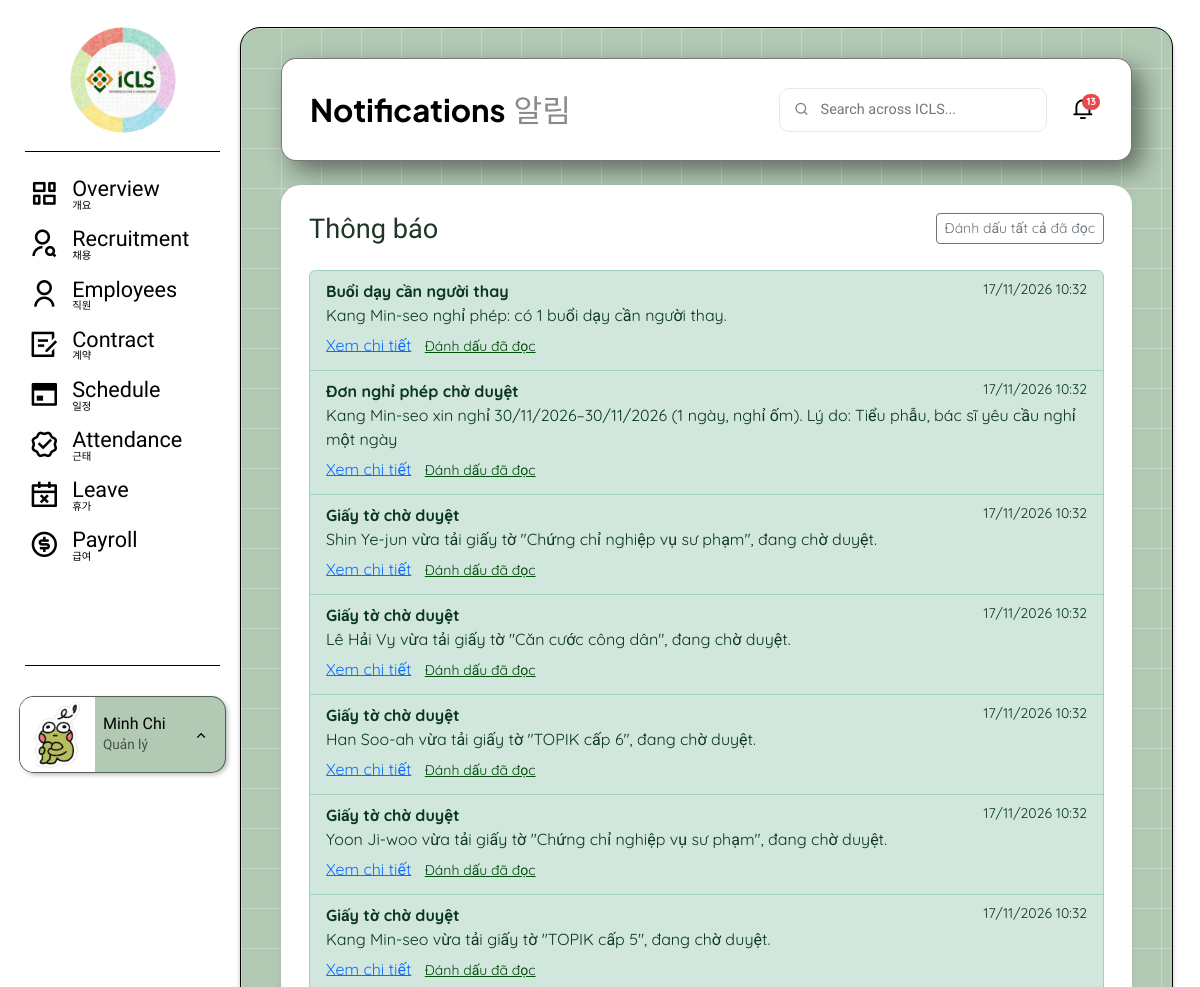
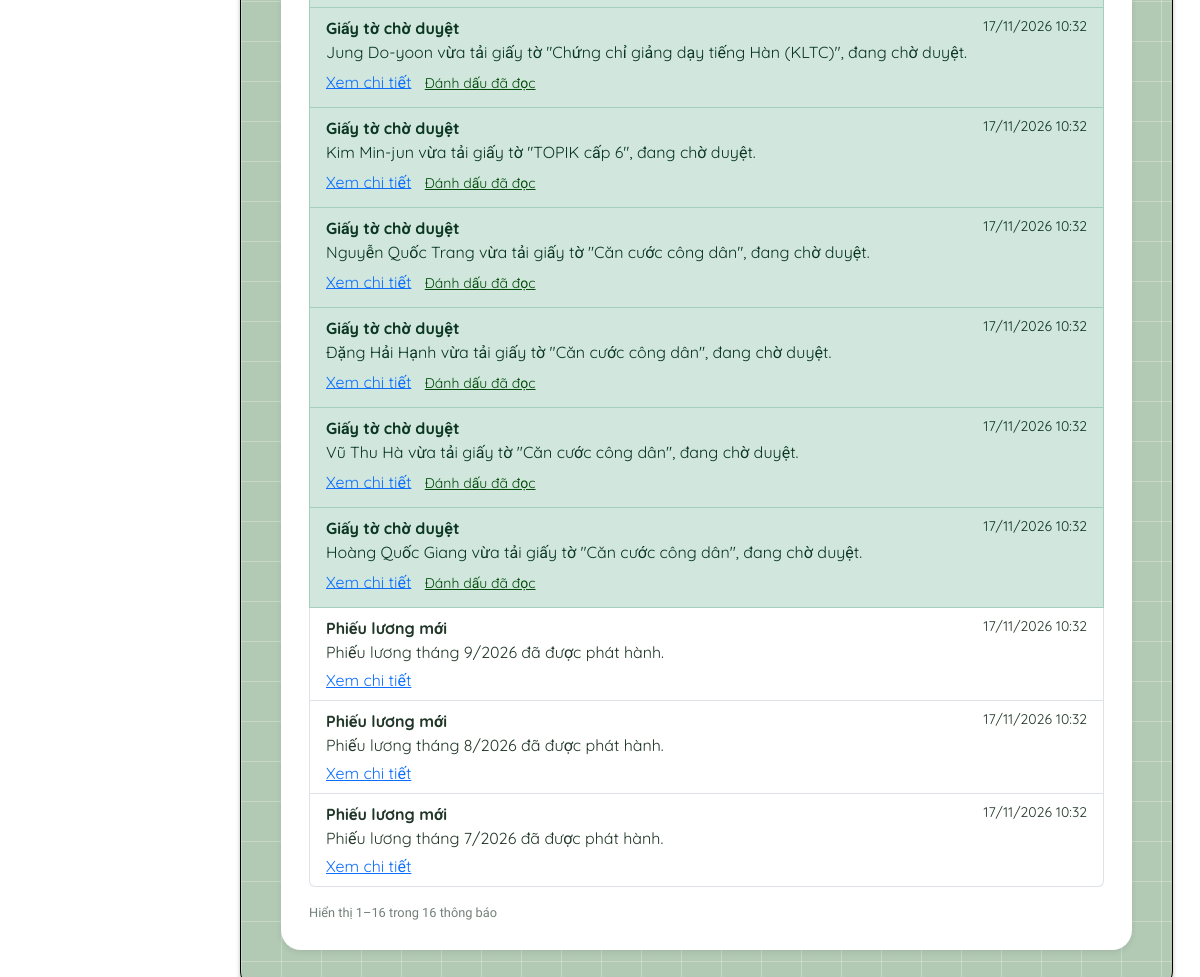
Page /thong-bao/ (signed in) on the earlier database version (2 pictures, top to bottom).
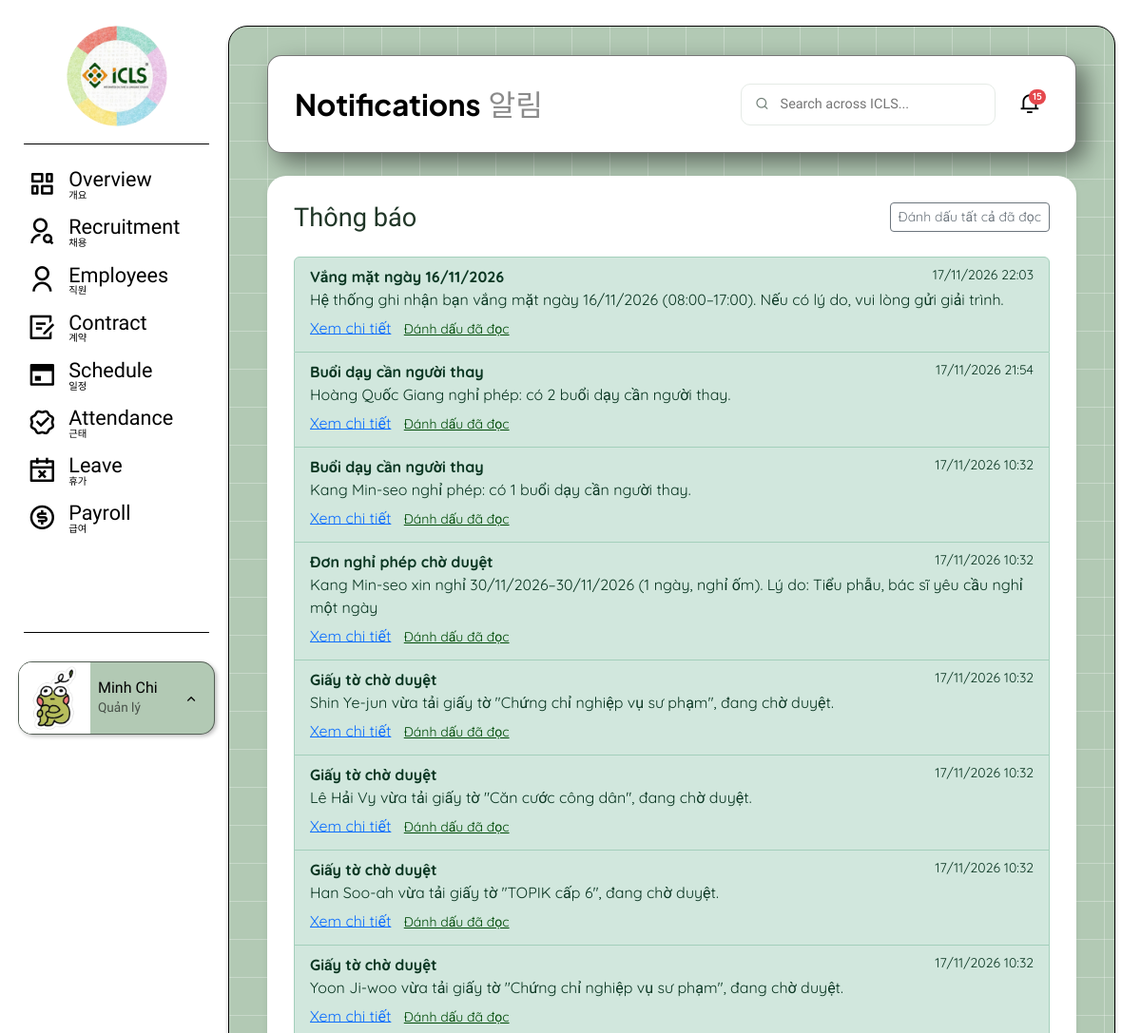
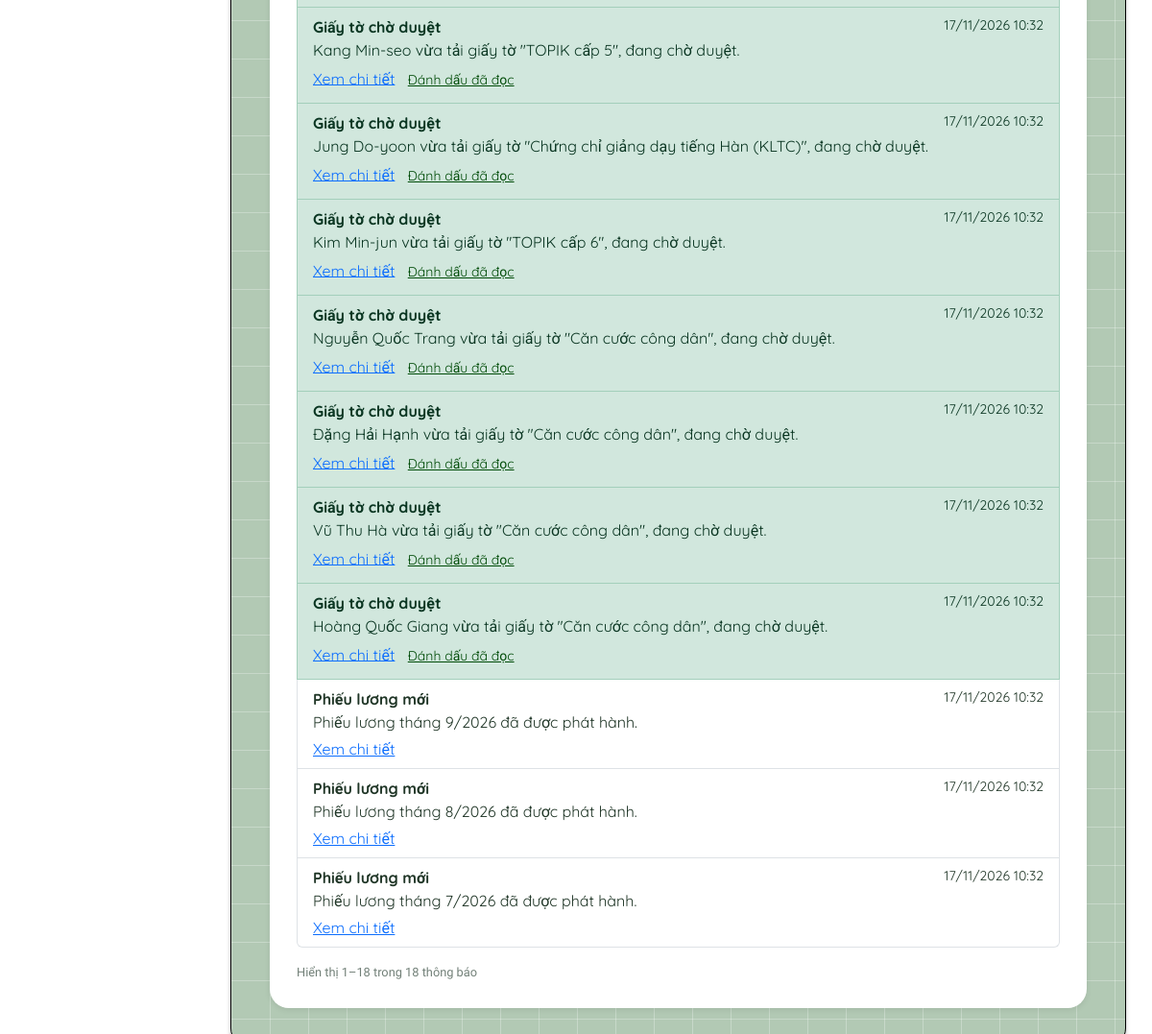
Same page on the later database version (2 pictures, top to bottom).
### core/models.py (models this page shows, shortened)
class Notification(models.Model):
    recipient = models.ForeignKey(settings.AUTH_USER_MODEL, on_delete=models.CASCADE, related_name='notifications')
    title = models.CharField(max_length=255)
    message = models.TextField()
    notification_type = models.CharField(max_length=30, choices=NotificationType.choices)
    is_read = models.BooleanField(default=False)
    related_url = models.CharField(max_length=500, blank=True)
    created_at = models.DateTimeField(auto_now_add=True)
    class Meta:
        db_table = 'notifications'
        ordering = ['-created_at']

### core/views.py (the view)
# urls.py: path('thong-bao/', views.notification_list, name='notifications'),
@role_required(*ALL_ROLES)
def notification_list(request):
    paginator = Paginator(request.user.notifications.all(), settings.SO_DONG_MOI_TRANG)
    page = paginator.get_page(request.GET.get('page'))
    return render(request, 'core/notifications.html', {'page': page})

### core/context_processors.py (called while the page is built)
def thong_bao_chua_doc(request):
    if request.user.is_authenticated:
        return {'so_thong_bao_chua_doc': request.user.notifications.filter(is_read=False).count()}
    return {'so_thong_bao_chua_doc': 0}

### core/menu.py (called while the page is built)
def menu_chinh(request):
    if not request.user.is_authenticated:
        return {'menu_chinh': []}
    app_hien_tai = request.resolver_match.app_name if request.resolver_match else ''
    ten_url_hien_tai = request.resolver_match.url_name if request.resolver_match else ''
    cac_muc = []
    for khoa, ten_anh, ten_han, icon, ten_url, vai_tro, tien_to in MUC_MENU:
        if request.user.role not in vai_tro:
            continue
        try:
            url = reverse(ten_url)
        except NoReverseMatch:
            url = None                      # app chưa làm xong: hiện mờ
        dang_chon = khoa == app_hien_tai and (tien_to is None or (ten_url_hien_tai or '').startswith(tien_to))
        cac_muc.append({'ten_anh': ten_anh, 'ten_han': ten_han, 'icon': icon, 'url': url, 'dang_chon': dang_chon})
    return {'menu_chinh': cac_muc}

### templates/core/notifications.html
{% extends 'base.html' %}
{% block page_title %}Notifications{% endblock %}
{% block page_title_ko %}알림{% endblock %}
{% block content %}
<div class="d-flex justify-content-between mb-3">
  <h3>Thông báo</h3>
  <form method="post" action="{% url 'core:notifications_read_all' %}">{% csrf_token %}
    <button class="btn btn-outline-secondary btn-sm">Đánh dấu tất cả đã đọc</button>
  </form>
</div>
<div class="list-group">
  {% for n in page %}
  <div class="list-group-item {% if not n.is_read %}list-group-item-success{% endif %}">
    <div class="d-flex justify-content-between">
      <strong>{{ n.title }}</strong><small>{{ n.created_at|date:"d/m/Y H:i" }}</small>
    </div>
    <div>{{ n.message }}</div>
    <div class="mt-1">
      {% if n.related_url %}<a href="{{ n.related_url }}">Xem chi tiết</a>{% endif %}
      {% if not n.is_read %}
      <form method="post" action="{% url 'core:notification_read' n.pk %}" class="d-inline">{% csrf_token %}
        <button class="btn btn-link btn-sm">Đánh dấu đã đọc</button>
      </form>
      {% endif %}
    </div>
  </div>
  {% empty %}
  <div class="list-group-item">Chưa có thông báo nào.</div>
  {% endfor %}
</div>
{% include 'core/_phan_trang.html' with trang=page don_vi='thông báo' %}
{% endblock %}

### templates/base.html (shortened to what this page needs)
{% load static icls_filters %}
<!doctype html>
<html lang="vi">
<head>
  <link href="https://cdn.jsdelivr.net/npm/bootstrap@5.3.3/dist/css/bootstrap.min.css" rel="stylesheet">
  <link href="https://cdn.jsdelivr.net/npm/remixicon@4.3.0/fonts/remixicon.css" rel="stylesheet">
  <link href="{% static 'css/icls.css' %}?v=14" rel="stylesheet">
</head>
<body>
{% if user.is_authenticated %}
<div class="app-shell">
  <aside class="app-sidebar offcanvas-lg offcanvas-start" tabindex="-1" id="thanhTrai" aria-label="Menu chính">
    <div class="offcanvas-body d-flex flex-column p-0">
      <a href="{% url 'dashboard:dashboard' %}"><img src="{% static 'img/icls-logo.png' %}" alt="ICLS" class="sidebar-logo"></a>
      <hr class="sidebar-divider">
      <ul class="sidebar-nav">
        {% for muc in menu_chinh %}
        <li>
          <a class="sidebar-link {% if muc.dang_chon %}active{% endif %} {% if not muc.url %}disabled{% endif %}"
             href="{{ muc.url|default:'#' }}" {% if not muc.url %}aria-disabled="true" tabindex="-1" title="Sắp có"{% endif %}>
            <i class="{{ muc.icon }}"></i>
            <span><span class="ten-anh">{{ muc.ten_anh }}</span><span class="ten-han">{{ muc.ten_han }}</span></span>
          </a>
        </li>
        {% endfor %}
      </ul>
      <hr class="sidebar-divider">
      <div class="profile-wrap">
        <div class="profile-card dropup">
          {% if user.avatar %}
          <img class="profile-avatar" src="{% url 'core:tai_file' user.avatar.name %}" alt="">
          {% else %}
          <span class="profile-avatar">{{ user.email|slice:":1"|upper }}</span>
          {% endif %}
          <div class="overflow-hidden">
            <div class="profile-name" title="{{ user.full_name }}">{% if user.full_name %}{{ user.full_name|ten_goi }}{% else %}{{ user.email }}{% endif %}</div>
            <div class="profile-role">{{ user.get_role_display }}</div>
          </div>
          <button type="button" class="profile-trigger" data-bs-toggle="dropdown" data-bs-reference="parent" aria-label="Menu tài khoản">
            <i class="ri-arrow-up-s-line"></i>
          </button>
        </div>
      </div>
    </div>
  </aside>
  <main class="app-main">
    <div class="app-panel">
      <header class="app-navbar">
        <h1 class="app-title">{% block page_title %}ICLS{% endblock %}<span class="ko">{% block page_title_ko %}{% endblock %}</span></h1>
        <div class="global-tools">
          <label class="search-field"><i class="ri-search-line"></i><input type="search" placeholder="Search across ICLS..." disabled></label>
          <a class="bell" href="{% url 'core:notifications' %}" aria-label="Thông báo">
            <i class="ri-notification-3-line"></i>
            {% if so_thong_bao_chua_doc %}<span class="dot">{{ so_thong_bao_chua_doc }}</span>{% endif %}
          </a>
        </div>
      </header>
      {% block panel %}
      <section class="app-card">
        {% block content %}{% endblock %}
      </section>
      {% endblock %}
    </div>
  </main>
</div>
{% endif %}
</body>
</html>

Differences in the rows shown:
added Notification: title "Vắng mặt ngày 16/11/2026", created_at "17/11/2026 22:03", message "Hệ thống ghi nhận bạn vắng mặt ngày 16/11/2026 (08:00–17:00). Nếu có lý do, vui lòng gửi giải trình.", is_read "Đánh dấu đã đọc"
added Notification: title "Buổi dạy cần người thay", created_at "17/11/2026 21:54", message "Hoàng Quốc Giang nghỉ phép: có 2 buổi dạy cần người thay.", is_read "Đánh dấu đã đọc"
Other differences:
{{ so_thong_bao_chua_doc }}: "13" → "15"
{{ trang.end_index }}: "16" → "18"
{{ trang.paginator.count }}: "16" → "18"
